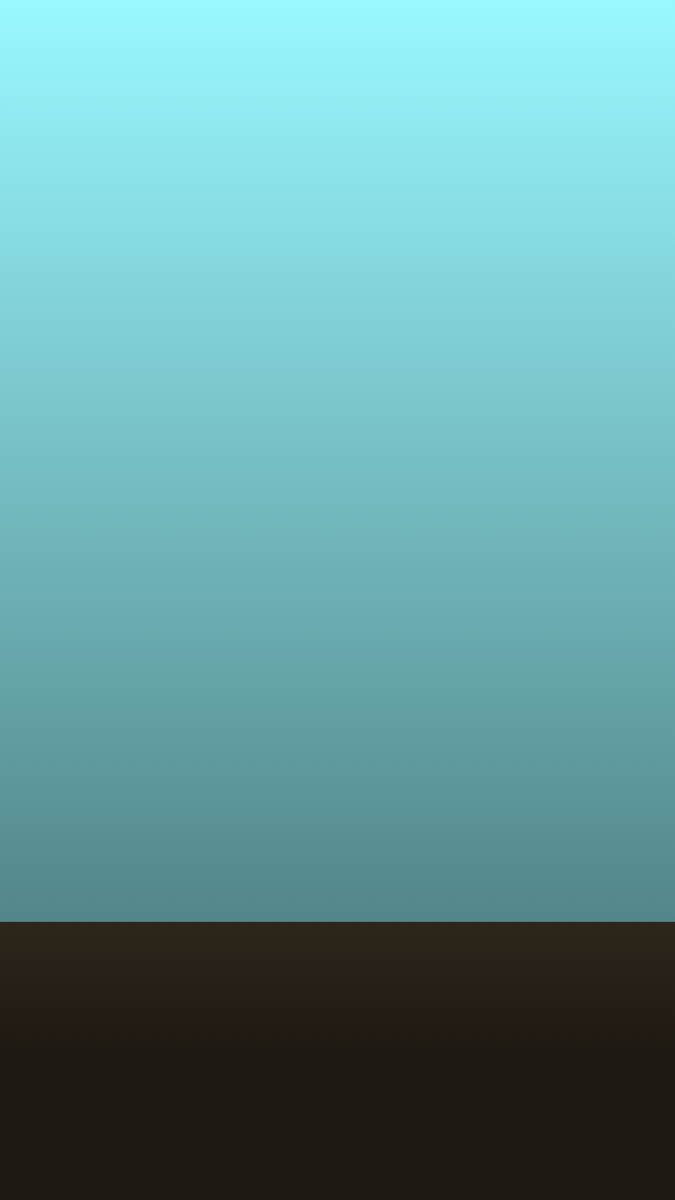
Frame 1 (no input)
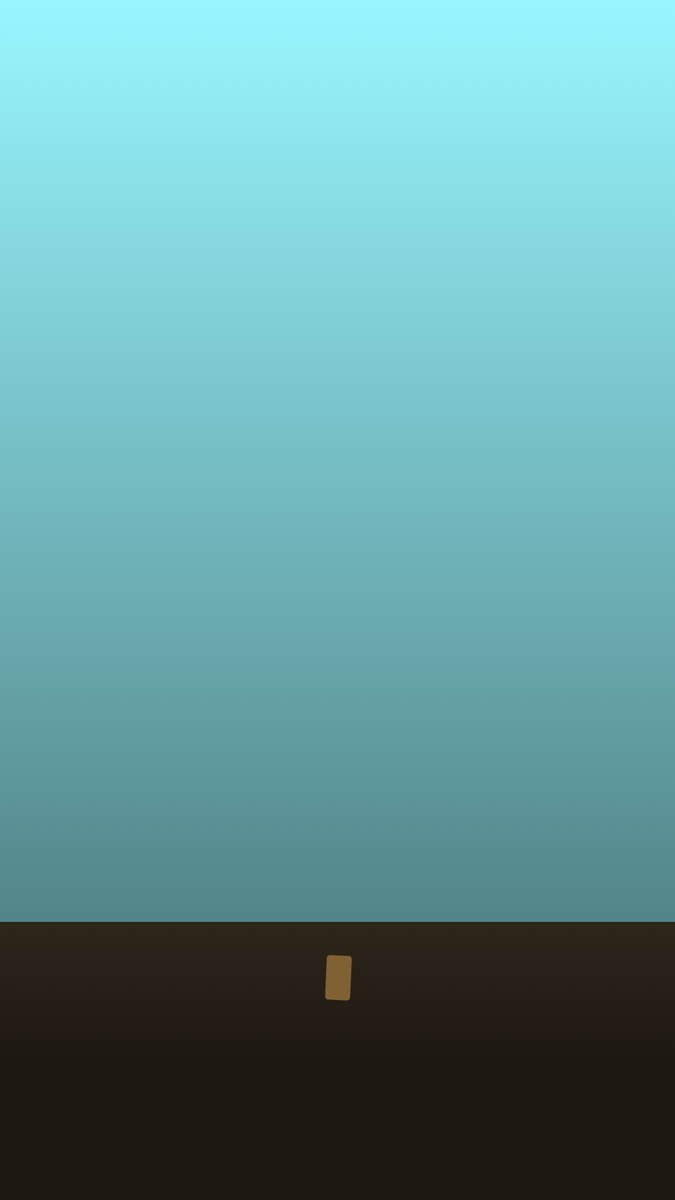
Frame 60 (no input)
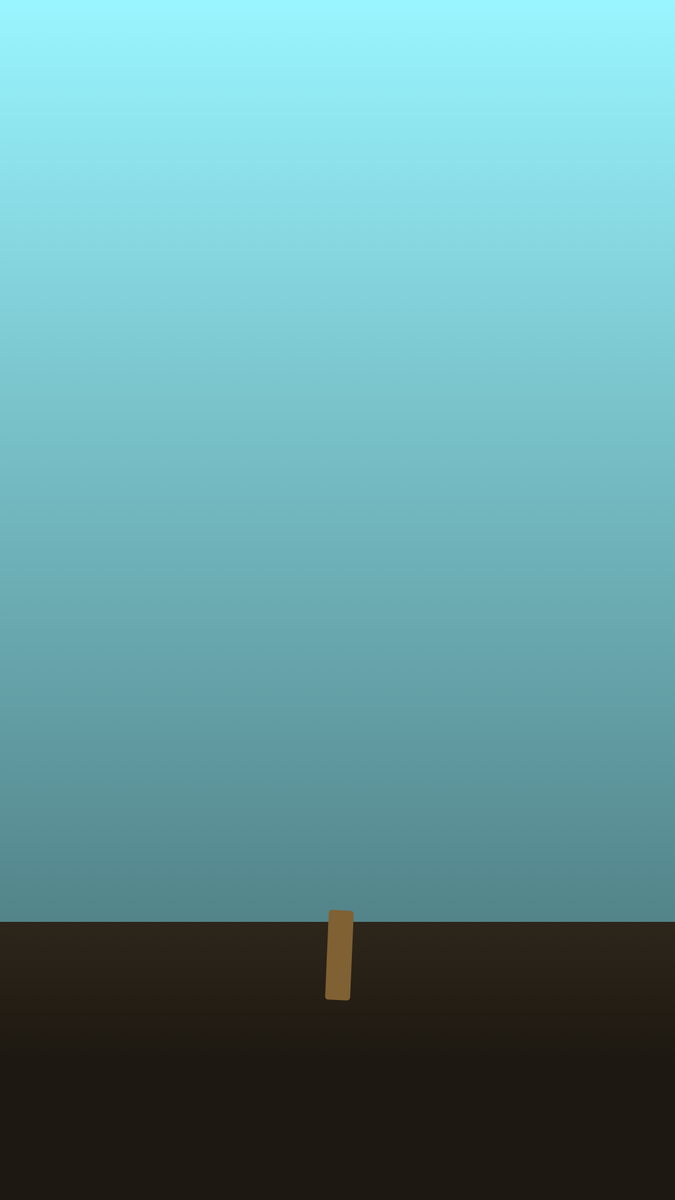
Frame 120 (the mouse pressed at the canvas centre since frame 60)

The p5.js sketch that drew these frames (run headless with seeded random() and noise() and a simulated clock; from frame 60 on, the mouse is pressed at the canvas centre):

// p5.js sketch
// ── sketch.js
function setup() {
	createCanvas(1080, 1920);
	rectMode(CENTER);
	colorMode(HSB, 100);
	angleMode(DEGREES);

	noStroke();
	restart();
}
let fruitHue;
let t = [];
let g1, g2;
let bg, bg1, bg2;
let groundRan;
const INTERACTION_KEY = 53;
function keyPressed() {
	if (keyCode === INTERACTION_KEY) {
		restart();
	}
}
const restart = () => {
	t = [];
	fruitHue = random(-10, 25);

	t.push(new Tree(width / 2, 1600, 0, 400, 0, 40));
	groundRan = random(-10, 10);
	bg = random(100);

};
function draw() {
	bg += 0.005;
	bg1 = color(bg % 100, 40, 40);
	bg2 = color(bg % 100, 40, 100);
	let gradient = drawingContext.createLinearGradient(0, height, 0, 0);
	gradient.addColorStop(0, bg1.toString("#rrggbbaa"));

	gradient.addColorStop(1, bg2.toString("#rrggbbaa"));
	drawingContext.fillStyle = gradient;

	rect(width / 2, height / 2, width, height);

	g1 = color(10, 40, 20 + groundRan);
	g2 = color(10, 40, 60);

	gradient = drawingContext.createLinearGradient(0, 1700, 0, 0);
	gradient.addColorStop(0, g1.toString("#rrggbbaa"));

	gradient.addColorStop(1, g2.toString("#rrggbbaa"));
	drawingContext.fillStyle = gradient;
	rect(width / 2, 1700, width, 450);
	for (let tree of t) {
		tree.display();
		tree.move();
	}

	if (frameCount % 5000 === 0) {
		restart();
	}
}

class Tree {
	constructor(x, y, depth, h, angle, width) {
		this.x = x;
		this.y = y;
		this.w = width;
		this.h = h;
		this.depth = depth;
		this.a = angle;
		this.children = [];
		this.cHeight = 0;
		this.fullHeight = false;
		this.fruit = [];
		this.growRate = random(1, 2);
		let numBranches = random(2, 4);
		let branchAngle2 = random(0, 50);
		let branchWidth = random(this.w / 3, this.w / 1.5);
		if (this.depth < 5) {
			let angleDif = 120 / numBranches;
			let startAngle = random(-60, -40);
			for (let i = 0; i < numBranches; i++) {
				let branchLen = random(this.h / 3, this.h / 1.1);
				let branchAngle = random(-60, 60);
				this.children.push(
					new Tree(
						0,
						0 - this.h + 5,
						this.depth + 1,
						branchLen,
						branchAngle,
						branchWidth
					)
				);
			}
		}
		if (this.depth > 3) {
			let numFruit = random(0, 8);
			for (let i = 0; i < numFruit; i++) {
				this.fruit.push(
					new Fruit(
						random(-this.w / 2, this.w / 2),
						random(0, -this.h),
						random(5, 20),
						fruitHue
					)
				);
			}
		}
	}

	display() {
		push();
		translate(this.x, this.y);
		rotate(this.a);
		if (this.fullHeight) {
			for (let c of this.children) {
				c.display();
				c.move();
			}
		}
		fill(10, 60, 50 + this.depth * 5);

		rect(0, -this.cHeight / 2, this.w, this.cHeight, 5);
		if (this.fullHeight) {
			for (let fruit of this.fruit) {
				fruit.display();
				fruit.move();
			}
		}

		pop();
	}

	move() {
		this.a += cos(frameCount + this.depth * 100) / 20;

		if (!this.fullHeight) {
			if (this.cHeight < this.h) {
				this.cHeight += this.growRate;
			} else {
				this.fullHeight = true;
			}
		}
	}
}

class Fruit {
	constructor(x, y, s, hue) {
		this.x = x;
		this.y = y;
		this.s = s;
		this.ss = 0;
		this.hue = hue;
		this.h = random(-5, 5);
		this.sat = random(50, 100);
		this.b = random(60, 100);
	}
	display() {
		fill((this.hue + this.h + 100) % 100, this.sat, this.b, 70);
		ellipse(this.x, this.y, this.ss);
	}

	move() {
		if (this.ss < this.s) {
			this.ss += 0.5;
		}
	}
}
